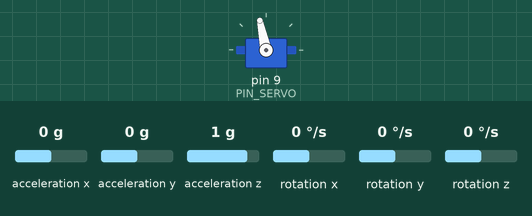
The sketch below on a simulated Arduino Uno, built with avr-gcc and run on an emulated ATmega328P. On the bench: servo. Wiring (inferred from the names in the program): MPU-6050 motion sensor at I2C address 0x68. Inputs (shaded band) come from the test bench; at power-on: acceleration y 0 g, acceleration x 0 g, acceleration z 1 g, rotation x 0 °/s, rotation y 0 °/s, rotation z 0 °/s. What the sketch prints to the serial monitor is not drawn.

Above: at 2.9 s.
3.0 s: acceleration y set to -1.4 g
At 3.5 s:
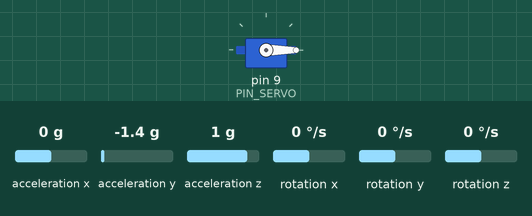
6.0 s: acceleration x set to -1.4 g
7.7 s: acceleration z set to -1.4 g
10.7 s: rotation x set to -192 °/s
Timing chart, 0 to 13.2 s (numbered marks = the images above; inputs shaded):
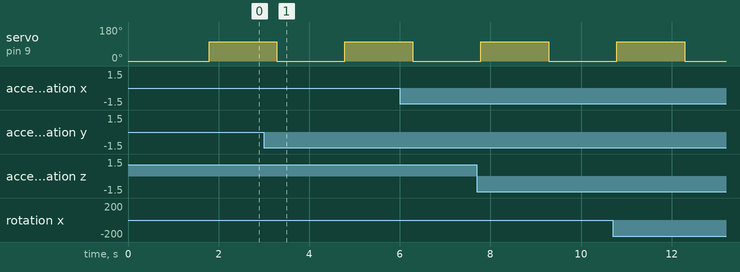

The sketch:

filtro_complementario_mpu6050_v3.ino
```cpp
/* Filtro complementario con MPU6050 y comunicacion binaria con MATLAB.
 * Trama: "abcd" + anguloFiltradoX + anguloGyroX + anguloAccX.
 * Son tres float en grados: 16 bytes por trama en total.
 * El servo se controla mediante ancho de pulso en microsegundos.
 */
#include <Wire.h>
#include <Servo.h>

Servo miServo;
const uint8_t PIN_SERVO = 9;
const int PULSO_INICIO_US = 500;
const int PULSO_FINAL_US = 1600;
const uint32_t INTERVALO_SERVO_MS = 1500;

const uint8_t MPU_ADDR = 0x68;
const uint32_t SERIAL_BAUD = 115200;
const uint32_t I2C_CLOCK_HZ = 400000;
const uint32_t SAMPLE_PERIOD_US = 10000; // 100 Hz
const uint8_t TX_DECIMATION = 2;         // 50 tramas/s
const float ALPHA = 0.96;
const float SENS_ACC = 16384.0;          // LSB/g, rango +/-2 g
const float SENS_GYRO = 131.0;           // LSB/(grados/s), rango +/-250

int16_t accX_raw, accY_raw, accZ_raw;
int16_t gyroX_raw, gyroY_raw, gyroZ_raw;
float gyroX_offset = 0.0;
float anguloAccX = 0.0;
float anguloGyroX = 0.0;
float anguloFiltradoX = 0.0;
uint32_t tiempoAnteriorUs = 0;
uint32_t proximaMuestraUs = 0;
uint32_t ultimoCambioServoMs = 0;
uint8_t contadorTx = 0;
bool servoEnPulsoFinal = false;

void sendFloat(float value) {
  const byte *bytes = reinterpret_cast<const byte *>(&value);
  Serial.write(bytes, sizeof(value));
}

void sendBinaryFrame() {
  Serial.write("abcd", 4);
  sendFloat(anguloFiltradoX);
  sendFloat(anguloGyroX);
  sendFloat(anguloAccX);
}

void setup() {
  Serial.begin(SERIAL_BAUD);
  Wire.begin();
  Wire.setClock(I2C_CLOCK_HZ);

  miServo.attach(PIN_SERVO);
  miServo.writeMicroseconds(PULSO_INICIO_US);

  Wire.beginTransmission(MPU_ADDR);
  Wire.write(0x6B); // PWR_MGMT_1
  Wire.write(0);    // Despertar sensor
  Wire.endTransmission(true);

  // No imprimir texto: MATLAB espera un flujo exclusivamente binario.
  calibrarGyro();

  const uint32_t ahoraUs = micros();
  tiempoAnteriorUs = ahoraUs;
  proximaMuestraUs = ahoraUs + SAMPLE_PERIOD_US;
  // Fuerza el primer cambio al pulso final apenas comienza loop().
  ultimoCambioServoMs = millis() - INTERVALO_SERVO_MS;
}

void loop() {
  // Alternar los pulsos sin bloquear el muestreo ni la comunicacion serie.
  const uint32_t ahoraMs = millis();
  if ((uint32_t)(ahoraMs - ultimoCambioServoMs) >= INTERVALO_SERVO_MS) {
    ultimoCambioServoMs += INTERVALO_SERVO_MS;
    servoEnPulsoFinal = !servoEnPulsoFinal;
    miServo.writeMicroseconds(servoEnPulsoFinal
                               ? PULSO_FINAL_US
                               : PULSO_INICIO_US);
  }

  const uint32_t ahoraUs = micros();
  if ((int32_t)(ahoraUs - proximaMuestraUs) < 0) return;
  proximaMuestraUs += SAMPLE_PERIOD_US;
  while ((int32_t)(ahoraUs - proximaMuestraUs) >= 0) {
    proximaMuestraUs += SAMPLE_PERIOD_US;
  }

  leerSensores();
  const float dt = (ahoraUs - tiempoAnteriorUs) * 1.0e-6;
  tiempoAnteriorUs = ahoraUs;

  anguloAccX = atan2((float)accY_raw,
                     sqrt(sq((float)accX_raw) + sq((float)accZ_raw)))
                * 180.0 / PI;
  const float gyroX_dps = (gyroX_raw / SENS_GYRO) - gyroX_offset;
  anguloGyroX += gyroX_dps * dt;
  anguloFiltradoX = ALPHA * (anguloFiltradoX + gyroX_dps * dt)
                    + (1.0 - ALPHA) * anguloAccX;

  if (++contadorTx >= TX_DECIMATION) {
    contadorTx = 0;
    sendBinaryFrame();
  }
}

void leerSensores() {
  Wire.beginTransmission(MPU_ADDR);
  Wire.write(0x3B);
  if (Wire.endTransmission(false) != 0) return;
  if (Wire.requestFrom(MPU_ADDR, (uint8_t)14, (uint8_t)true) != 14) return;

  accX_raw = (int16_t)((Wire.read() << 8) | Wire.read());
  accY_raw = (int16_t)((Wire.read() << 8) | Wire.read());
  accZ_raw = (int16_t)((Wire.read() << 8) | Wire.read());
  Wire.read(); Wire.read(); // Temperatura
  gyroX_raw = (int16_t)((Wire.read() << 8) | Wire.read());
  gyroY_raw = (int16_t)((Wire.read() << 8) | Wire.read());
  gyroZ_raw = (int16_t)((Wire.read() << 8) | Wire.read());
}

void calibrarGyro() {
  int32_t sumaX = 0;
  const int muestras = 500;
  for (int i = 0; i < muestras; i++) {
    leerSensores();
    sumaX += gyroX_raw;
    delay(3);
  }
  gyroX_offset = (sumaX / (float)muestras) / SENS_GYRO;
}
```
